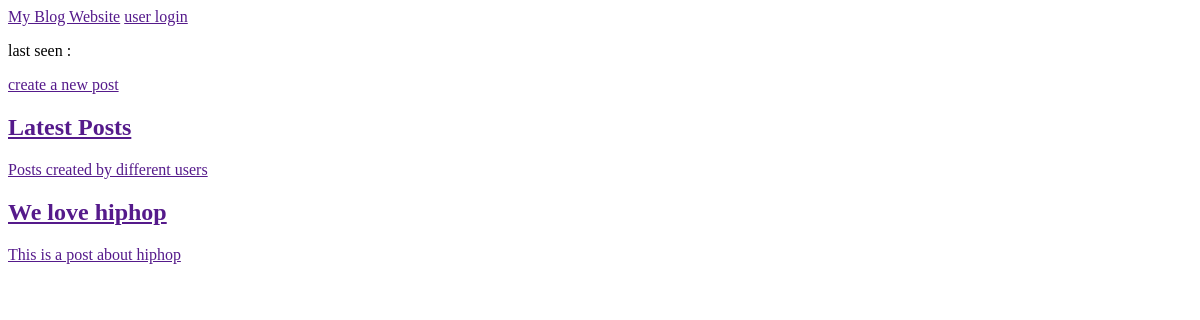
Page /homepage on the earlier database version.
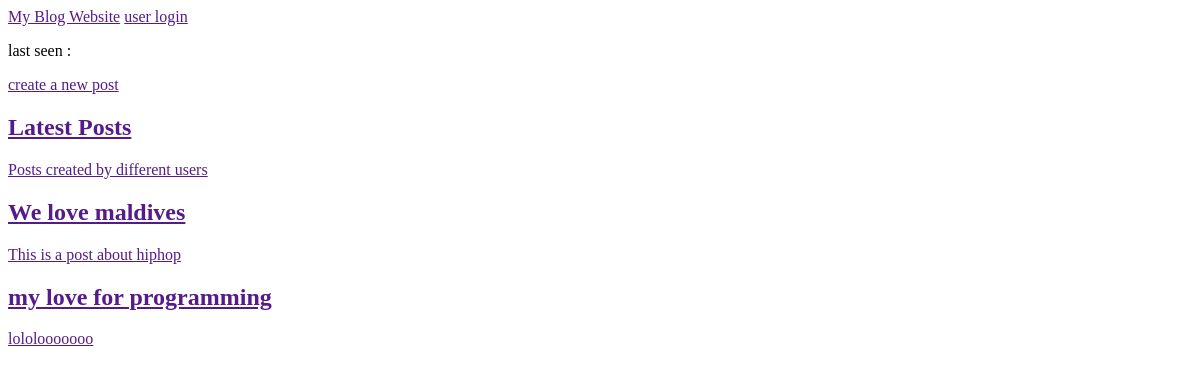
Same page on the later database version.
### blog.py (models this page shows)
class Post(db.Model):
    id = db.Column(db.Integer, primary_key=True)
    title = db.Column(db.String, nullable=False)
    content = db.Column(db.String, nullable=False)
    date_posted = db.Column(db.DateTime, default=datetime.utcnow, nullable=False)
    user_id = db.Column(db.Integer, nullable=False)

### blog.py (the view)
@app.route('/homepage')
def home():
    user_blogs = Post.query.all()
    print(user_blogs)
    return render_template("index.html",blogs=user_blogs)

### templates/index.html (shortened to what this page needs)
<!DOCTYPE html>
<html lang="en">
<head>
</head>
<body>
    <container>
        <nav>
            <a href="">My Blog Website</a>
            <a href="">user login</a>
            <p>last seen : </p>
            <a href="">create a new post </p>
        </nav>
        <main>
            <h2>Latest Posts</h2>
            <p>Posts created by different users</p>
            {% for blog in blogs %}
            <article>
            <h2>{{blog.title}}</h2>
            <p>{{blog.content}}</p>
            </article>
            {% endfor %}
        </main>
    </container>
</body>
</html>

Differences in the rows shown:
removed Post: title "We love hiphop", content "This is a post about hiphop"
added Post: title "We love maldives", content "This is a post about hiphop"
added Post: title "my love for programming", content "lololooooooo"
